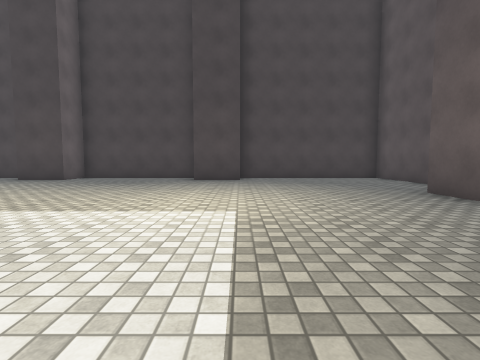
View 1 (above)

17 first-person views from a walk through a 3-D level made in the Unity game engine. The camera is 1.2 m above the floor, tilts 4° down and sees 85° across. The floor is counted in squares, 2 m on a side. Each view is taken from the middle of a square. On the plan, view 1 faces up. The plan holds only what a view shows up to about 9 squares ahead; the rest is blank. The place goes on beyond the plan. The player is left out. Surface patterns are stand-ins for the level's own textures.

View 2
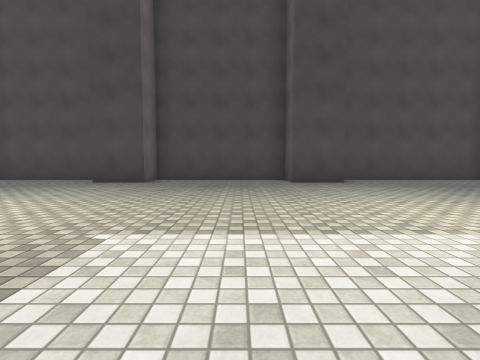

View 3
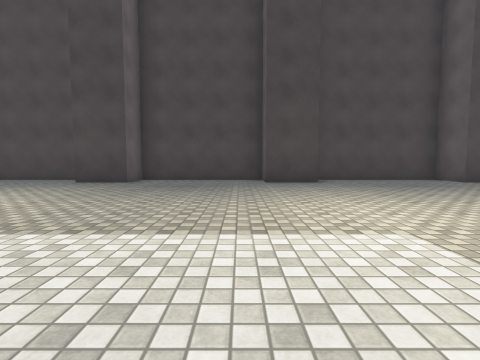

View 4
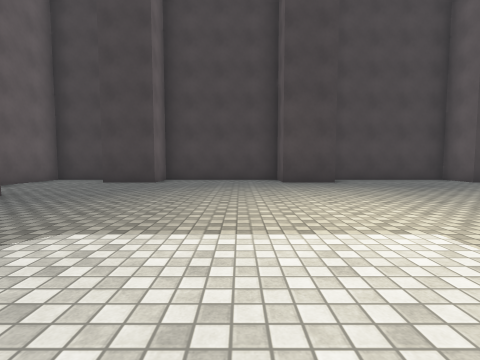

View 5
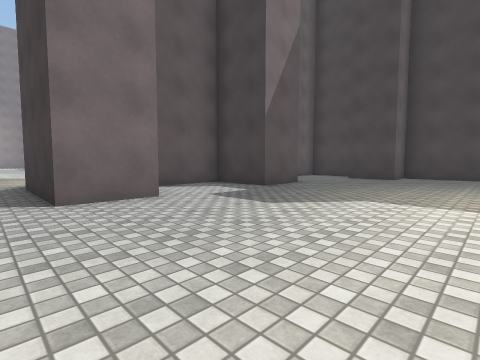

View 6
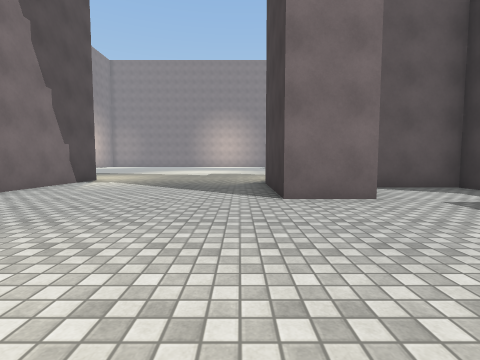

View 7
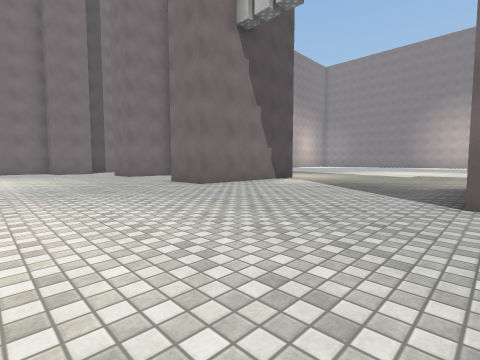

View 8
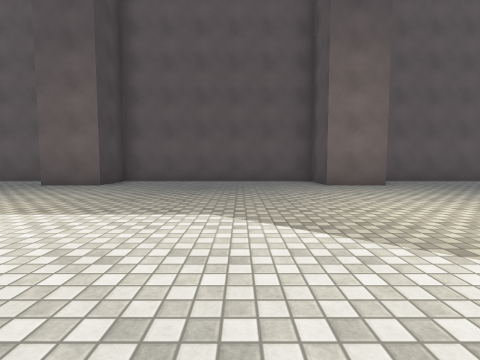

View 9
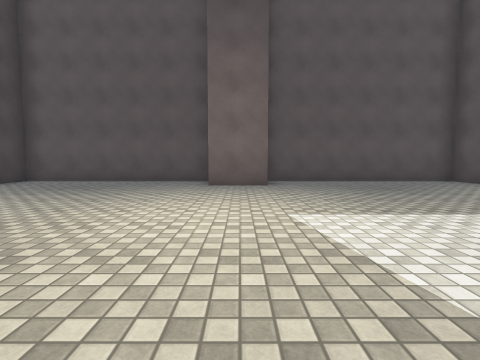

View 10
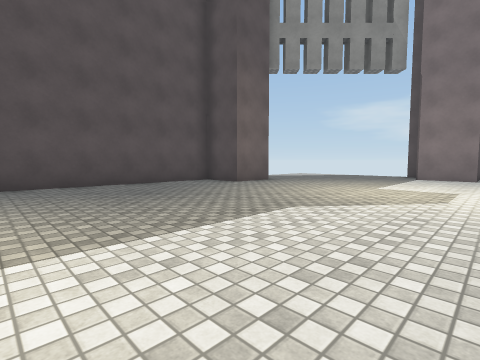

View 11
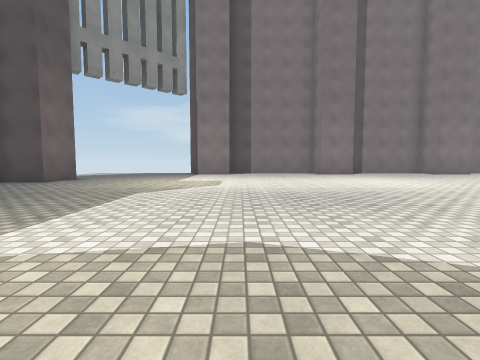

View 12
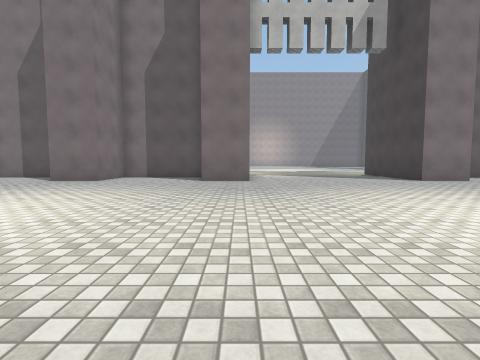

View 13
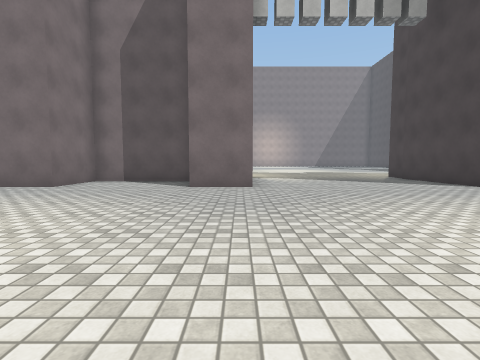

View 14
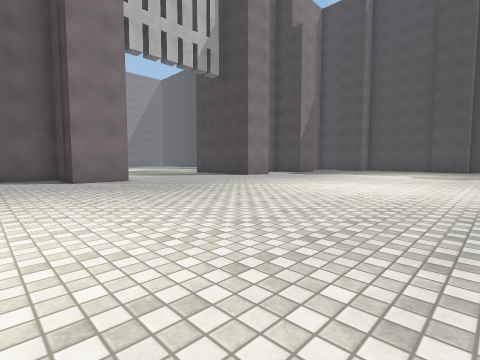

View 15
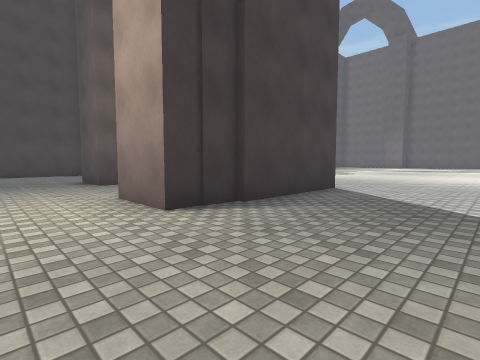

View 16
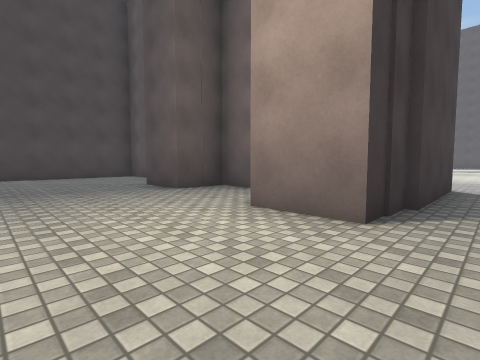

View 17
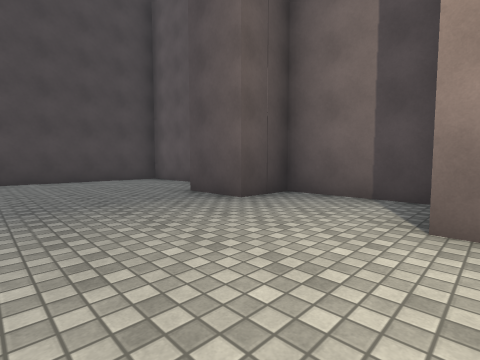

### Floor plan
Points are (right, up) in squares from view 1. A wall is a line through its corners. A room is listed if a view was taken in it or the views show most of it. See-through windows are left out.
Room 1 (views 1, 2, 3, 4, 5, 6, 7, 8, 9, 10, 11, 12, 13, 14, 15, 16, 17)
walls: (-18.2, 1.2) (-18.2, -0.3) (-21.2, -0.3); (-18.2, 5.6) (-18.2, 4.1) (-20, 4.1) (-20, 2.1); (-20.5, 1.6) (-20.5, 4.1) (-21.9, 4.1) (-21.9, 5.6); (-21.1, -0.1) (-22.4, -0.1) (-22.4, 1.5); (-22.6, -5.7) (-18.2, -5.7) (-18.2, -7.2) (-20, -7.2) (-20, -10.4) (-18.2, -10.4) (-18.2, -11.5); (-20.5, 7.5) (-20.5, 9.4); (-18.5, 9.7) (-20, 9.7) (-20, 7.5); (3.6, -3.8) (3.6, -2.2) (5, -2.2) (5, 3.5) (3.6, 3.5) (3.6, 5.1); (0.1, 8.6) (-1.5, 8.6) (-1.5, 9.7) (-5.7, 9.7) (-5.7, 8.6) (-7.2, 8.6) (-7.2, 9.7) (-11.2, 9.7) (-11.2, 8.6) (-12.7, 8.6) (-12.7, 9.7) (-16.5, 9.7) (-16.5, 8.6) (-18, 8.6); (-20.9, 9.7) (-24.6, 9.7); (5, 6.1) (5, 9.1); (3.6, -11) (3.6, -9.5) (5, -9.5) (5, -3.8); (5, 9.7) (0.4, 9.7)

Where each view was taken, in squares from view 1:
view 1: 0 up, 0 right, facing up
view 2: 1 up, 3 left, facing up
view 3: 1 up, 8 left, facing up
view 4: 1 up, 14 left, facing up
view 5: 1 down, 14 left, facing up-left
view 6: 1 down, 14 left, facing left
view 7: 0 up, 14 left, facing down-left
view 8: 0 up, 3 left, facing right
view 9: 3 down, 3 left, facing right
view 10: 4 down, 2 left, facing down-right
view 11: 2 down, 2 left, facing down
view 12: 6 down, 10 left, facing left
view 13: 6 down, 12 left, facing left
view 14: 9 down, 10 left, facing up-left
view 15: 3 down, 24 left, facing up-right
view 16: 1 down, 25 left, facing up-right
view 17: 1 up, 25 left, facing up-right
